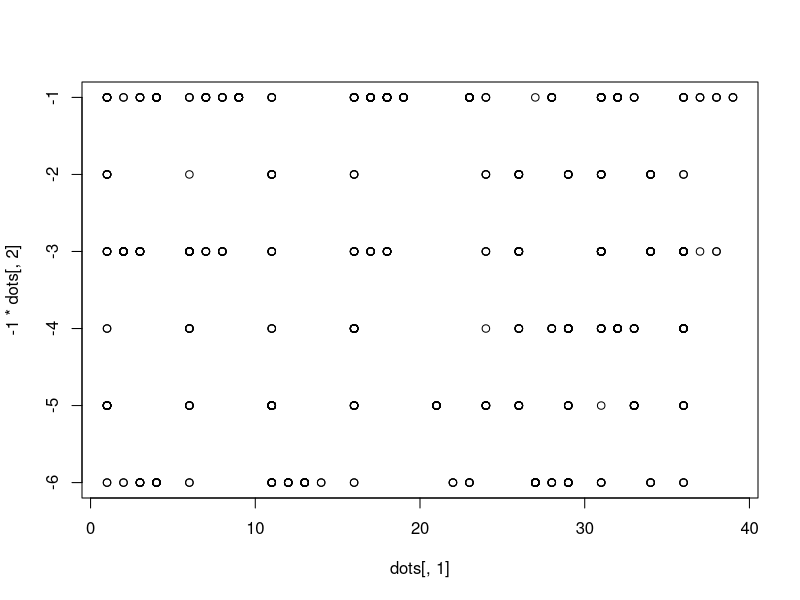

The R source for this figure:
# This is for star 2. for star 1 just do one loop
input <- readLines("input/input_day_13.txt")
split <- which(input == "")
dotsInput <- input[1:split-1]
folds <- gsub("fold along ", "", input[(split+1):length(input)])

dots1 <- lapply(dotsInput, function(x){1 + as.numeric(unlist(strsplit(x,  ",")))})
dots <- matrix(unlist(dots1), byrow = TRUE, ncol = 2)


for(i in 1:length(folds)){
  fold <- folds[i]
  
  if(grepl("x=", fold)){
    foldLine <- as.numeric(gsub("x=", "", fold)) + 1
    indices <- dots[,1] > foldLine
    dots[indices, 1] <-  foldLine - (dots[indices, 1] - foldLine)
  }else if(grepl("y=", fold)){
    foldLine <- as.numeric(gsub("y=", "", fold)) + 1
    indices <- dots[,2] > foldLine
    dots[indices, 2] <-  foldLine - (dots[indices, 2] - foldLine)
  }
  cat(nrow(unique(dots)), "\n")
  
}
plot(dots[,1], -1 * dots[,2])
